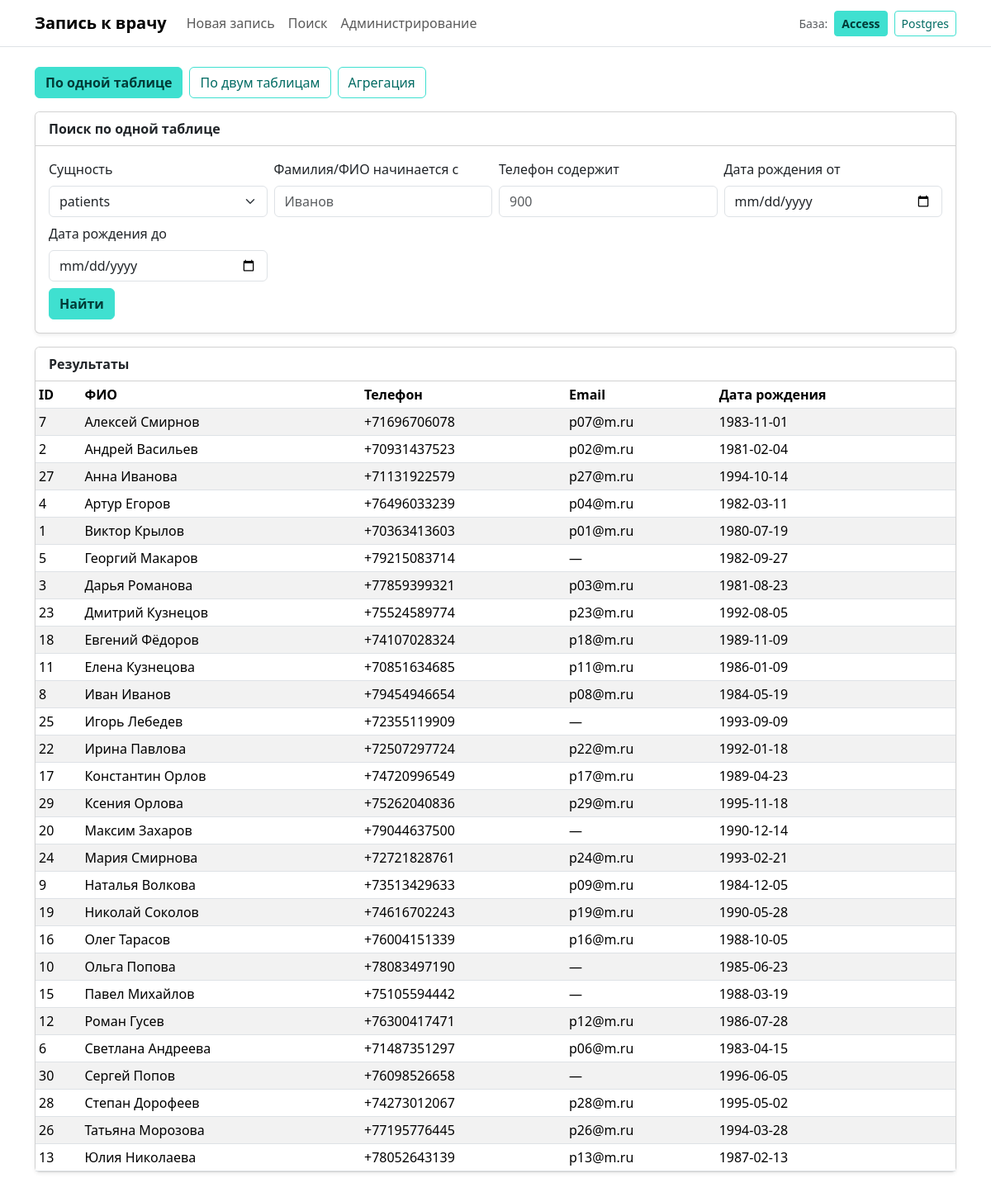
Screenshot of /search with the database file from the repository.
### tables this page shows
CREATE TABLE patients (
  id INTEGER PRIMARY KEY AUTOINCREMENT NOT NULL
    CHECK (id BETWEEN 1 AND 3000),

  full_name TEXT NOT NULL
    CHECK (length(full_name) BETWEEN 5 AND 30),

  phone TEXT NOT NULL
    CHECK (length(phone) BETWEEN 10 AND 15),

  email TEXT NULL
    CHECK (email IS NULL OR length(email) BETWEEN 0 AND 20),

  birth_date TEXT NOT NULL
    CHECK (birth_date >= '1920-01-01')
);

### app.py (the view, shortened to what this page needs)
    @app.get("/search")
    def search():
        mode = request.args.get("mode", "one")
        results: List[sqlite3.Row] = []
        meta: Dict[str, Any] = {"mode": mode}
        statuses = query_all("SELECT id, name FROM statuses ORDER BY id;")
        payment_types = query_all("SELECT id, name FROM payment_types ORDER BY id;")
        patients = query_all("SELECT id, full_name FROM patients ORDER BY full_name;")
        doctors = query_all("SELECT id, full_name FROM doctors ORDER BY full_name;")
        specialties = query_all("SELECT DISTINCT specialty FROM doctors ORDER BY specialty;")
        cabinets = query_all("SELECT DISTINCT cabinet FROM doctors ORDER BY cabinet;")
        if mode == "one":
            entity = request.args.get("entity", "patients")
            meta["entity"] = entity
            if entity == "patients":
                full_name_prefix = (request.args.get("full_name_prefix") or "").strip()
                phone_contains = (request.args.get("phone_contains") or "").strip()
                bd_from = (request.args.get("birth_date_from") or "").strip()
                bd_to = (request.args.get("birth_date_to") or "").strip()
                where = []
                params: List[Any] = []
                if full_name_prefix:
                    where.append("full_name LIKE ?")
                    params.append(full_name_prefix + "%")
                if phone_contains:
                    where.append("phone LIKE ?")
                    params.append("%" + phone_contains + "%")
                if bd_from and bd_to:
                    where.append("birth_date BETWEEN ? AND ?")
                    params.extend([bd_from, bd_to])
                elif bd_from:
                    where.append("birth_date >= ?")
                    params.append(bd_from)
                elif bd_to:
                    where.append("birth_date <= ?")
                    params.append(bd_to)
                sql = "SELECT id, full_name, phone, email, birth_date FROM patients"
                if where:
                    sql += " WHERE " + " AND ".join(where)
                sql += " ORDER BY full_name LIMIT 200;"
                results = query_all(sql, tuple(params))
        if results is not None:
            results = [dict(row) for row in results]
        return render_template(
            "search.html",
            mode=mode,
            meta=meta,
            results=results,
            statuses=statuses,
            payment_types=payment_types,
            patients=patients,
            doctors=doctors,
            specialties=specialties,
            cabinets=cabinets,
        )

### templates/search.html (shortened to what this page needs)
{% extends "base.html" %}
{% block content %}
<div class="d-flex flex-wrap gap-2 mb-3">
  <a class="btn {{ 'btn-accent' if mode=='one' else 'btn-outline-accent' }}"
     href="{{ url_for('search', mode='one', entity='patients') }}">По одной таблице</a>
  <a class="btn {{ 'btn-accent' if mode=='two' else 'btn-outline-accent' }}"
     href="{{ url_for('search', mode='two') }}">По двум таблицам</a>
  <a class="btn {{ 'btn-accent' if mode=='agg' else 'btn-outline-accent' }}"
     href="{{ url_for('search', mode='agg') }}">Агрегация</a>
</div>
{% if mode == 'one' %}
  <div class="card shadow-sm mb-3">
    <div class="card-header bg-white fw-semibold">Поиск по одной таблице</div>
    <div class="card-body">
      <form method="get" action="{{ url_for('search') }}" class="row g-2">
        <div class="col-md-3">
          <label class="form-label">Сущность</label>
          <select class="form-select" name="entity" onchange="this.form.submit()">
            <option value="patients" {{ 'selected' if meta.entity=='patients' else '' }}>patients</option>
          </select>
        </div>
        {% if meta.entity == 'patients' %}
          <div class="col-md-3">
            <label class="form-label">Фамилия/ФИО начинается с</label>
            <input class="form-control" name="full_name_prefix" placeholder="Иванов">
          </div>
          <div class="col-md-3">
            <label class="form-label">Телефон содержит</label>
            <input class="form-control" name="phone_contains" placeholder="900">
          </div>
          <div class="col-md-3">
            <label class="form-label">Дата рождения от</label>
            <input class="form-control" type="date" name="birth_date_from" min="1920-01-01" max="{{ today }}">
          </div>
          <div class="col-md-3">
            <label class="form-label">Дата рождения до</label>
            <input class="form-control" type="date" name="birth_date_to" min="1920-01-01" max="{{ today }}">
          </div>
        {% endif %}
        <div class="col-12">
          <button class="btn btn-accent" type="submit">Найти</button>
        </div>
      </form>
    </div>
  </div>
{% endif %}
<div class="card shadow-sm">
  <div class="card-header bg-white fw-semibold">Результаты</div>
  {% if results %}
    <div class="table-responsive">
      <table class="table table-sm table-striped mb-0 align-middle">
        <thead>
          <tr>
            {% if mode == 'agg' %}
              <th>doctor_name</th>
              <th>specialty</th>
              <th class="text-end">COUNT</th>
            {% elif mode == 'one' and meta.entity == 'patients' %}
              <th>ID</th>
              <th>ФИО</th>
              <th>Телефон</th>
              <th>Email</th>
              <th>Дата рождения</th>
            {% elif mode == 'one' and meta.entity == 'doctors' %}
              <th>ID</th>
              <th>ФИО</th>
              <th>Специализация</th>
              <th>Кабинет</th>
              <th>Телефон</th>
            {% elif mode == 'two' %}
              {% for key in results[0].keys() %}
                <th>{{ key }}</th>
              {% endfor %}
            {% else %}
              {% for key in results[0].keys() %}
                <th>{{ key }}</th>
              {% endfor %}
            {% endif %}
          </tr>
        </thead>
        <tbody>
          {% for r in results %}
            {% if mode == 'agg' %}
              <tr>
                <td>{{ r.doctor_name }}</td>
                <td>{{ r.specialty }}</td>
                <td class="text-end">{{ r.appointments_count }}</td>
              </tr>
            {% elif mode == 'one' and meta.entity == 'patients' %}
              <tr>
                <td>{{ r.id }}</td>
                <td>{{ r.full_name }}</td>
                <td>{{ r.phone }}</td>
                <td>{{ r.email or '—' }}</td>
                <td>{{ r.birth_date }}</td>
              </tr>
            {% else %}
              <tr>
                {% for value in r.values() %}
                  <td>{{ value if value is not none else '—' }}</td>
                {% endfor %}
              </tr>
            {% endif %}
          {% endfor %}
        </tbody>
      </table>
    </div>
  {% else %}
    <div class="card-body text-muted">
      Ничего не найдено.
    </div>
  {% endif %}
</div>
{% endblock %}

### templates/base.html (shortened to what this page needs)
<!doctype html>
<html lang="ru">
<head>
  <link href="https://cdn.jsdelivr.net/npm/bootstrap@5.3.3/dist/css/bootstrap.min.css" rel="stylesheet">
  <link href="{{ url_for('static', filename='app.css') }}" rel="stylesheet">
</head>
<body class="bg-white">
<nav class="navbar navbar-expand-lg border-bottom">
  <div class="container">
    <a class="navbar-brand fw-semibold" href="{{ url_for('index') }}">
      Запись к врачу
    </a>
    <div class="navbar-nav me-auto">
      <a class="nav-link" href="{{ url_for('index') }}">Новая запись</a>
      <a class="nav-link" href="{{ url_for('search', mode='one') }}">Поиск</a>
      <a class="nav-link" href="{{ url_for('admin') }}">Администрирование</a>
    </div>
    <div class="d-flex gap-2 align-items-center">
      <span class="small text-muted">База:</span>
        <a class="btn btn-sm {{ 'btn-accent' if active_db_key=='A' else 'btn-outline-accent' }}"
        href="{{ url_for('switch_db', db_key='A', next=request.full_path) }}">
        Access
        </a>
        <a class="btn btn-sm {{ 'btn-accent' if active_db_key=='B' else 'btn-outline-accent' }}"
        href="{{ url_for('switch_db', db_key='B', next=request.full_path) }}">
        Postgres
        </a>
    </div>
  </div>
</nav>
<div class="container my-4">
  {% block content %}{% endblock %}
</div>
<div class="toast-container position-fixed top-0 end-0 p-3" style="z-index: 1100">
</div>
</body>
</html>

### static/app.css (style rules this page uses)
:root { --accent: #3FE0D0; }
.btn-accent { background: var(--accent); border-color: var(--accent); color: #003b37; font-weight: 600; }
.btn-outline-accent { border-color: var(--accent); color: #006b63; }

### rows the page displays
patients: id "7", full_name "Алексей Смирнов", phone "+71696706078", email "p07@m.ru", birth_date "1983-11-01"
patients: id "2", full_name "Андрей Васильев", phone "+70931437523", email "p02@m.ru", birth_date "1981-02-04"
patients: id "27", full_name "Анна Иванова", phone "+71131922579", email "p27@m.ru", birth_date "1994-10-14"
patients: id "4", full_name "Артур Егоров", phone "+76496033239", email "p04@m.ru", birth_date "1982-03-11"
patients: id "1", full_name "Виктор Крылов", phone "+70363413603", email "p01@m.ru", birth_date "1980-07-19"
patients: id "5", full_name "Георгий Макаров", phone "+79215083714", email "—", birth_date "1982-09-27"
patients: id "3", full_name "Дарья Романова", phone "+77859399321", email "p03@m.ru", birth_date "1981-08-23"
patients: id "23", full_name "Дмитрий Кузнецов", phone "+75524589774", email "p23@m.ru", birth_date "1992-08-05"
patients: id "18", full_name "Евгений Фёдоров", phone "+74107028324", email "p18@m.ru", birth_date "1989-11-09"
patients: id "11", full_name "Елена Кузнецова", phone "+70851634685", email "p11@m.ru", birth_date "1986-01-09"
patients: id "8", full_name "Иван Иванов", phone "+79454946654", email "p08@m.ru", birth_date "1984-05-19"
patients: id "25", full_name "Игорь Лебедев", phone "+72355119909", email "—", birth_date "1993-09-09"
patients: id "22", full_name "Ирина Павлова", phone "+72507297724", email "p22@m.ru", birth_date "1992-01-18"
patients: id "17", full_name "Константин Орлов", phone "+74720996549", email "p17@m.ru", birth_date "1989-04-23"
patients: id "29", full_name "Ксения Орлова", phone "+75262040836", email "p29@m.ru", birth_date "1995-11-18"
patients: id "20", full_name "Максим Захаров", phone "+79044637500", email "—", birth_date "1990-12-14"
patients: id "24", full_name "Мария Смирнова", phone "+72721828761", email "p24@m.ru", birth_date "1993-02-21"
patients: id "9", full_name "Наталья Волкова", phone "+73513429633", email "p09@m.ru", birth_date "1984-12-05"
patients: id "19", full_name "Николай Соколов", phone "+74616702243", email "p19@m.ru", birth_date "1990-05-28"
patients: id "16", full_name "Олег Тарасов", phone "+76004151339", email "p16@m.ru", birth_date "1988-10-05"
patients: id "10", full_name "Ольга Попова", phone "+78083497190", email "—", birth_date "1985-06-23"
patients: id "15", full_name "Павел Михайлов", phone "+75105594442", email "—", birth_date "1988-03-19"
patients: id "12", full_name "Роман Гусев", phone "+76300417471", email "p12@m.ru", birth_date "1986-07-28"
patients: id "6", full_name "Светлана Андреева", phone "+71487351297", email "p06@m.ru", birth_date "1983-04-15"
patients: id "30", full_name "Сергей Попов", phone "+76098526658", email "—", birth_date "1996-06-05"
patients: id "28", full_name "Степан Дорофеев", phone "+74273012067", email "p28@m.ru", birth_date "1995-05-02"
patients: id "26", full_name "Татьяна Морозова", phone "+77195776445", email "p26@m.ru", birth_date "1994-03-28"
patients: id "13", full_name "Юлия Николаева", phone "+78052643139", email "p13@m.ru", birth_date "1987-02-13"
